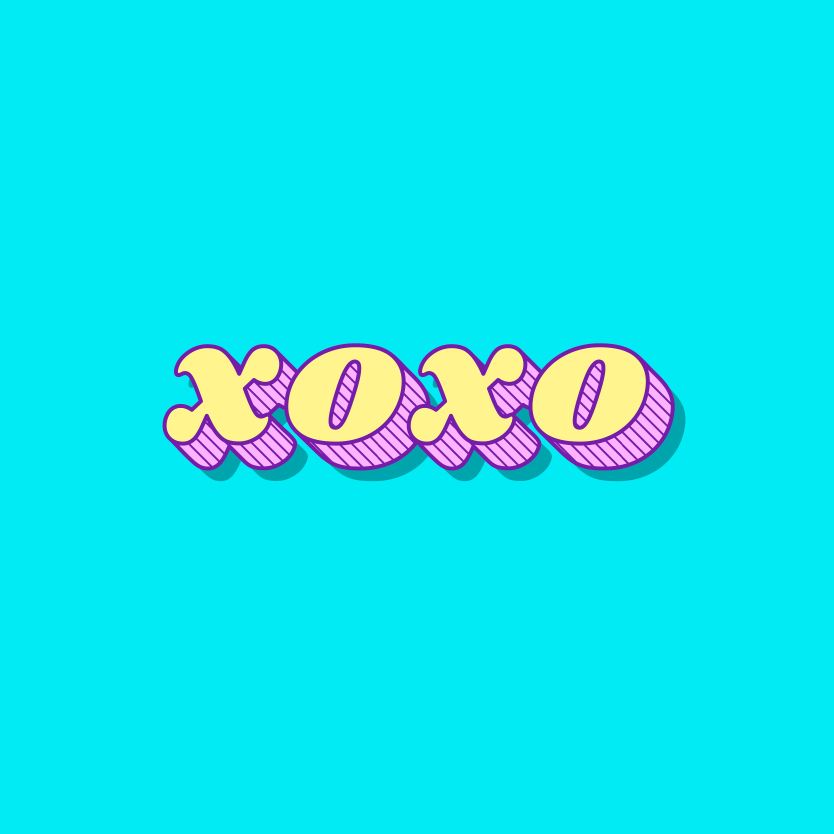
#> input picture SEM 2/IP/Img/text.jpg, 5000 x 5000 px, found by its file name (shown at 1/6 size)
$ python try.py
#> lines starting #> are read from the running program, lines starting #| are printed output that depends on the picture
import cv2
import numpy as np

# Load input image as grayscale (single-channel)
gray_image = cv2.imread('Img\\text.jpg', cv2.IMREAD_GRAYSCALE)
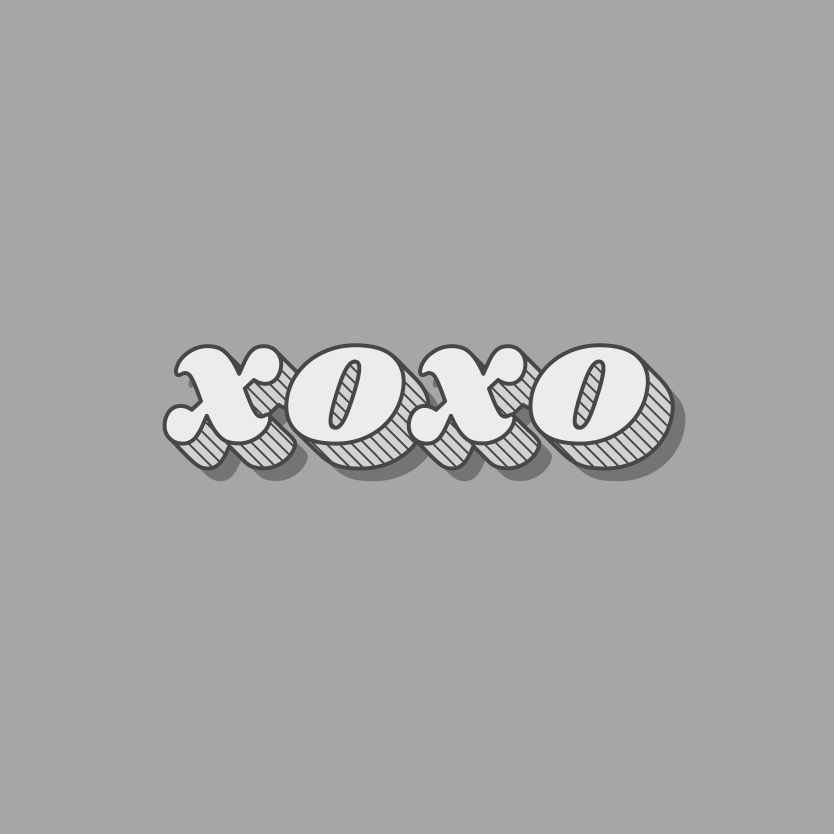
#> gray_image: shape (5000, 5000) (shown at 1/6 size); min 45, max 244, mean 167

# Convert to 3-channel format (required for GrabCut)
color_image = cv2.cvtColor(gray_image, cv2.COLOR_GRAY2BGR)

# Initialize mask and rectangle (adjust coordinates as needed)
mask = np.zeros(color_image.shape[:2], dtype=np.uint8)
rect = (50, 50, 450, 600)  # (x, y, width, height)

# Apply GrabCut algorithm
bgd_model = np.zeros((1, 65), np.float64)
fgd_model = np.zeros((1, 65), np.float64)
#> (the run stopped early here; a loop or call above may not have finished)
